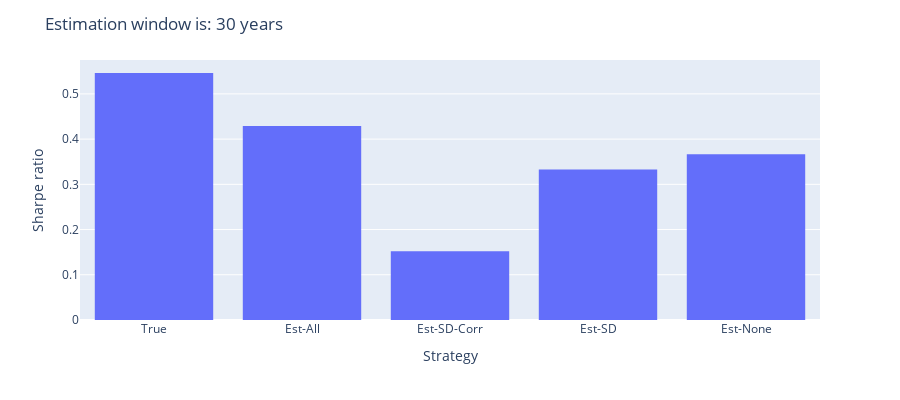

The notebook cell this image was saved under:
### Markdown cell above
### More expected return variation

### Code cell
# compare_means_singlehorizon('mns1','sds1','c1','w1')
compare_means_singlehorizon('mns1','sds1','c1','w3')
# compare_means_singlehorizon('mns1','sds1','c1','w5')

### Figure 1 — Plotly figure (JSON) as saved in the notebook; plotly's stock layout.template omitted (floating-point values rounded to 4 significant figures)
{"data": [{"alignmentgroup": "True", "bingroup": "x", "histfunc": "avg", "hovertemplate": "strategy=%{x}<br>avg of sr=%{y}<extra></extra>", "legendgroup": "", "marker": {"color": "#636efa", "pattern": {"shape": ""}}, "name": "", "offsetgroup": "", "orientation": "v", "showlegend": false, "type": "histogram", "x": ["True", "Est-All", "Est-SD-Corr", "Est-SD", "Est-None"], "xaxis": "x", "y": [0.5462, 0.4288, 0.1519, 0.3331, 0.3668], "yaxis": "y"}], "layout": {"barmode": "group", "height": 400, "legend": {"tracegroupgap": 0}, "margin": {"t": 60}, "title": {"text": "Estimation window is: 30 years"}, "xaxis": {"anchor": "y", "domain": [0, 1], "title": {"text": "Strategy"}}, "yaxis": {"anchor": "x", "domain": [0, 1], "title": {"text": "Sharpe ratio"}}}}
